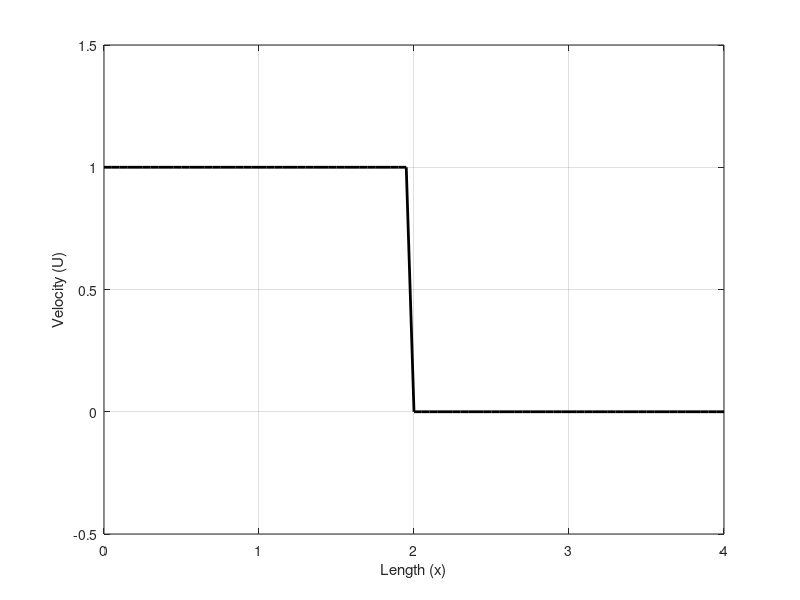

Write MATLAB code to recreate this figure. (Note: this script raises an error after producing the figure.)
% Example-5 : Non-Linear Wave Equation - 1D
% Lax Method
clear all; clc

% Known Values
Lx = 4; % Length of x-domain
M = 81; % Number of grid points
x = linspace(0,Lx,M); % x-Domain
U_max = 1; % Max Velocity

% Calculated Values
dx = Lx/(M-1); % Grid Size in x-direction
Dt = [dx,dx/2]; % Time step chosen so in order to obey |(dt/dx)*U_max| <= 1 for stability
T = [0.5,1.0,1.5,2.0]; % Time Intervals chosen

% Computation
for j=1:length(Dt)
    dt = Dt(j); % Time Step
    N = T./dt; % Iteration Number at each time interval
    
    % Initializing Velocity Matrix
    U = zeros(1,M);
    % Velocity Matrices
    U_array = [];
    
    % Applying given initial & boundary conditions
    for p=1:M
        if((0<=x(p))&&(x(p)<=2))
            U(1,p) = 1;
        end
        if((2<=x(p))&&(x(p)<=4))
            U(1,p) = 0;
        end
    end
    
    % Initial Velocity Profile
    U_initial = U;
    
    % Computation using Lax Method (FTCS)
    t = 0; % Time
    n = 0; % Iterator
    while t<=2
        U_old = U;
        for i=2:M-1
            U(1,i) = ((U_old(1,i+1)+U_old(1,i-1))/2)-(dt/(4*dx))*((U_old(1,i+1)^2)-(U_old(1,i-1)^2));
        end
        t = t+dt;
        n = n+1; % Iterator
        U_array = [U_array;U]; % Updating U_array
    end
    
    % Plotting
    figure;
    plot(x,U_initial,'k',"LineWidth",2)
    hold on;
    grid on;
    ylim([-0.5 1.5])
    xlabel('Length (x)'),ylabel('Velocity (U)')
    title('Velocity Profile - Lax Method',strcat('Time Step :',num2str(dt)))
    set(gca,'xtick',[0:1:Lx])
    set(gca,'ytick',[-0.5:0.5:1.5]) % U_max = 1
    
    for k=1:n
        for p=1:length(N)
            if k==N(p)
                plot(x,U_array(k,:),'color',[0.9100 0.4100 0.1700])
            end
        end
    end
    legend('T = 0.0 sec',strcat('T =',num2str(T(1))),strcat('T =',num2str(T(2))),strcat('T =',num2str(T(3))),strcat('T =',num2str(T(4))),'Location','bestoutside')
    hold off;
end
